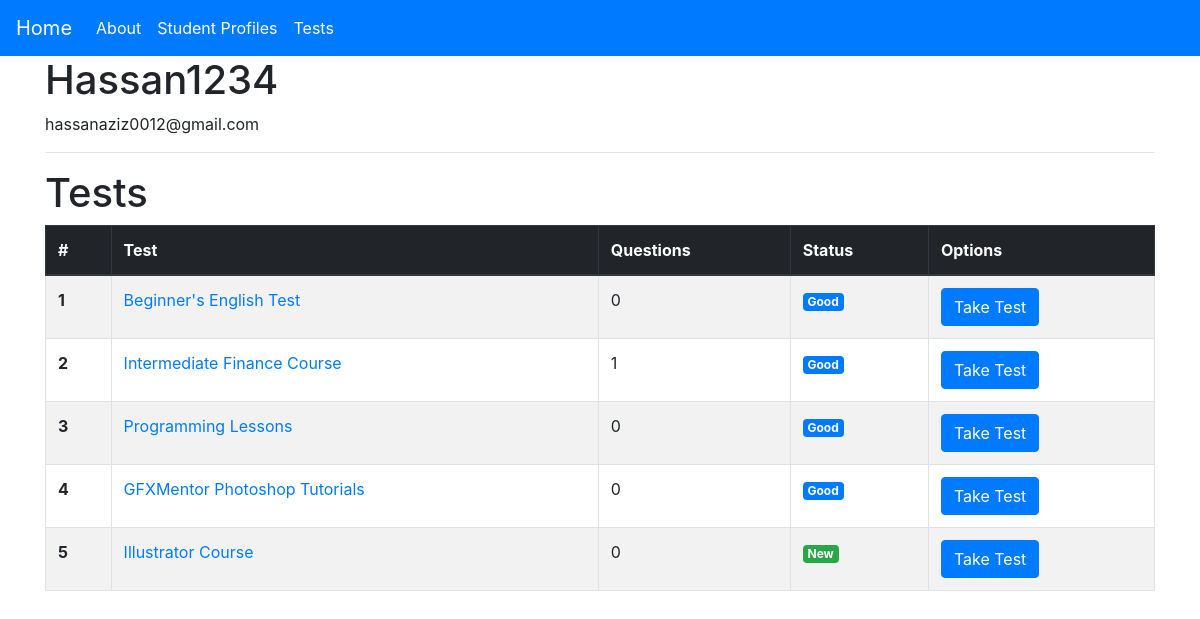
The app's page /profile/Hassan1234, older data.
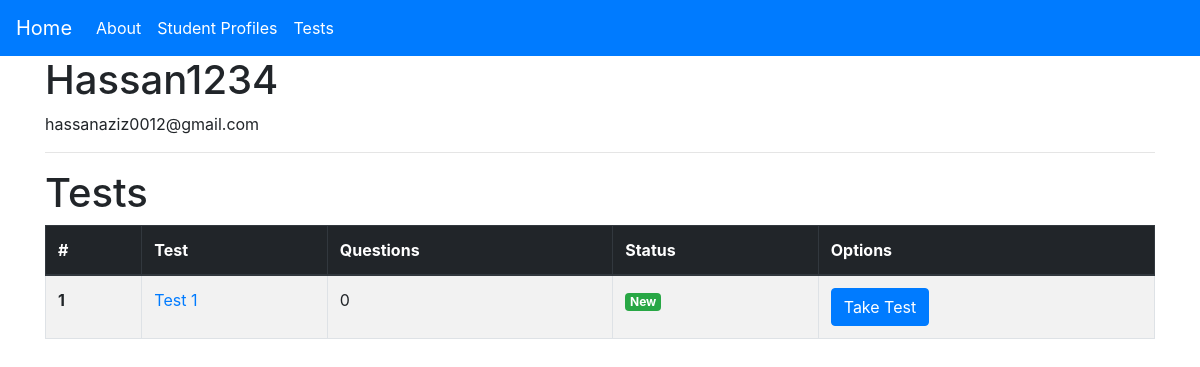
The same page, newer data.
### main/models.py (models this page shows, shortened)
class StudentProfile(models.Model):
    username = models.CharField(max_length=100, blank=False)
    email = models.EmailField()
    avg_score = models.IntegerField(default=0)

class Test(models.Model):
    test_name = models.CharField(max_length=100)
    test_directions = models.TextField(null=True)
    test_status_new = models.ManyToManyField('StudentProfile', related_name='test_status_new')
    test_status_good = models.ManyToManyField('StudentProfile', related_name='test_status_good')
    test_status_repeat = models.ManyToManyField('StudentProfile', related_name='test_status_repeat')
    test_repeat_due = models.IntegerField(default=6)
    test_status_due = models.ManyToManyField('StudentProfile', related_name='test_status_due')
    test_order = models.IntegerField(default=0)
    supporting_material = models.CharField(max_length=500, null=True)

### main/views.py (the view)
# urls.py: path('profile/<str:profile_username>', views.profile, name='profile'),
def profile(request, profile_username):
    profile = StudentProfile.objects.filter(username=profile_username).first()
    tests = Test.objects.all()
    questions = Question.objects.all()
    context = {
        'title': profile.username + ' - Profile',
        'profile': profile,
        'tests': tests,
        'questions': questions,
    }
    return render(request, 'main/profile.html', context=context)

### main/templatetags/tags.py (called while the page is built)
@register.simple_tag(name='filter_questions_per_test')
def filter_questions_per_test(questions, test_id):
    questions_per_test = questions.filter(test=test_id)
    length_of_questions = len(questions_per_test)
    return length_of_questions

### main/templates/main/profile.html
{% extends 'main/base.html' %}
{% load tags %}
{% block content %}
<h1>{{profile.username}}</h1>
<p>{{profile.email}}</p>
<hr>
<h1>Tests</h1>
<table class="table table-bordered table-striped">
    <thead class="thead-dark">
        <tr>
            <th scope="col">#</th>
            <th scope="col">Test</th>
            <th scope="col">Questions</th>
            <th scope="col">Status</th>
            <th scope="col">Options</th>
        </tr>
    </thead>
    <tbody>
        {% for test in tests %}
            <tr>
                <th scope="row">{{forloop.counter}}</th>
                <td>
                    <a href="{% url 'test' test.id %}">
                        {{test.test_name}}
                    </a>
                </td>
                <td>{%filter_questions_per_test questions test.id%}</td>
                <td>
                    {% if profile in test.test_status_new.all %}
                        <span class="badge badge-success">New</span>
                    {% elif profile in test.test_status_good.all %}
                        <span class="badge badge-primary">Good</span>
                    {% elif profile in test.test_status_repeat.all %}
                        <span class="badge badge-danger">Repeat</span>
                        <span class="badge badge-info">Due in {{test.test_repeat_due}} lessons</span>
                    {% elif test.test_status_due %}
                        <span class="badge badge-warning">Due</span>
                    {% else %}
                        <span class="badge badge-secondary">Status Unknown</span>
                    {% endif %}
                </td>
                <td>
                    <a href="{% url 'take-test' test_id=test.id profile_id=profile.id %}">
                        <button class="btn btn-primary">Take Test</button>
                    </a>
                </td>
            </tr>
        {%endfor%}
    </tbody>
</table>
{% endblock content %}

### main/templates/main/base.html (shortened to what this page needs)
<!DOCTYPE html>
<html lang="en">
<head>
    <link rel="stylesheet" href="https://maxcdn.bootstrapcdn.com/bootstrap/4.0.0/css/bootstrap.min.css">
</head>
<body>
<nav class="navbar navbar-expand-lg navbar-dark bg-primary pb-2">
    <a class="navbar-brand" href="{% url 'home' %}">Home</a>
    <div class="collapse navbar-collapse" id="navbarNav">
    <ul class="navbar-nav">
        <li class="nav-item active">
            <a class="nav-link" href="{% url 'about' %}">About <span class="sr-only">(current)</span></a>
        </li>
        <li class="nav-item active">
            <a class="nav-link" href="{% url 'manage-profile' %}">Student Profiles <span class="sr-only">(current)</span></a>
        </li>
        <li class="nav-item active">
            <a class="nav-link" href="{% url 'tests' %}">Tests <span class="sr-only">(current)</span></a>
        </li>
    </ul>
    </div>
</nav>
<div class="container">
    {% block content %}
    {% endblock content %}
</div>
</body>
</html>

Row changes from the older to the newer data that the page shows:
removed Test: test_name "Beginner's English Test", id "0", shows "Good"
removed Test: test_name "Intermediate Finance Course", id "1", shows "Good"
removed Test: test_name "Programming Lessons", id "0", shows "Good"
removed Test: test_name "GFXMentor Photoshop Tutorials", id "0", shows "Good"
removed Test: test_name "Illustrator Course", id "0", shows "New"
added Test: test_name "Test 1", id "0", shows "New"
